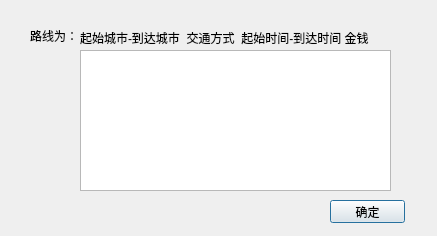
<?xml version="1.0" encoding="UTF-8"?>
<ui version="4.0">
 <class>luxian</class>
 <widget class="QDialog" name="luxian">
  <property name="geometry">
   <rect>
    <x>0</x>
    <y>0</y>
    <width>437</width>
    <height>236</height>
   </rect>
  </property>
  <property name="windowTitle">
   <string>Dialog</string>
  </property>
  <widget class="QLabel" name="label">
   <property name="geometry">
    <rect>
     <x>30</x>
     <y>30</y>
     <width>54</width>
     <height>12</height>
    </rect>
   </property>
   <property name="text">
    <string>路线为：</string>
   </property>
  </widget>
  <widget class="QPushButton" name="pushButton">
   <property name="geometry">
    <rect>
     <x>330</x>
     <y>200</y>
     <width>75</width>
     <height>23</height>
    </rect>
   </property>
   <property name="text">
    <string>确定</string>
   </property>
  </widget>
  <widget class="QTextEdit" name="lineEdit">
   <property name="geometry">
    <rect>
     <x>80</x>
     <y>50</y>
     <width>311</width>
     <height>141</height>
    </rect>
   </property>
  </widget>
  <widget class="QLabel" name="label_2">
   <property name="geometry">
    <rect>
     <x>80</x>
     <y>30</y>
     <width>321</width>
     <height>16</height>
    </rect>
   </property>
   <property name="text">
    <string>起始城市-到达城市  交通方式  起始时间-到达时间 金钱</string>
   </property>
  </widget>
 </widget>
 <resources/>
 <connections>
  <connection>
   <sender>pushButton</sender>
   <signal>clicked()</signal>
   <receiver>luxian</receiver>
   <slot>close()</slot>
   <hints>
    <hint type="sourcelabel">
     <x>209</x>
     <y>113</y>
    </hint>
    <hint type="destinationlabel">
     <x>203</x>
     <y>71</y>
    </hint>
   </hints>
  </connection>
 </connections>
</ui>
